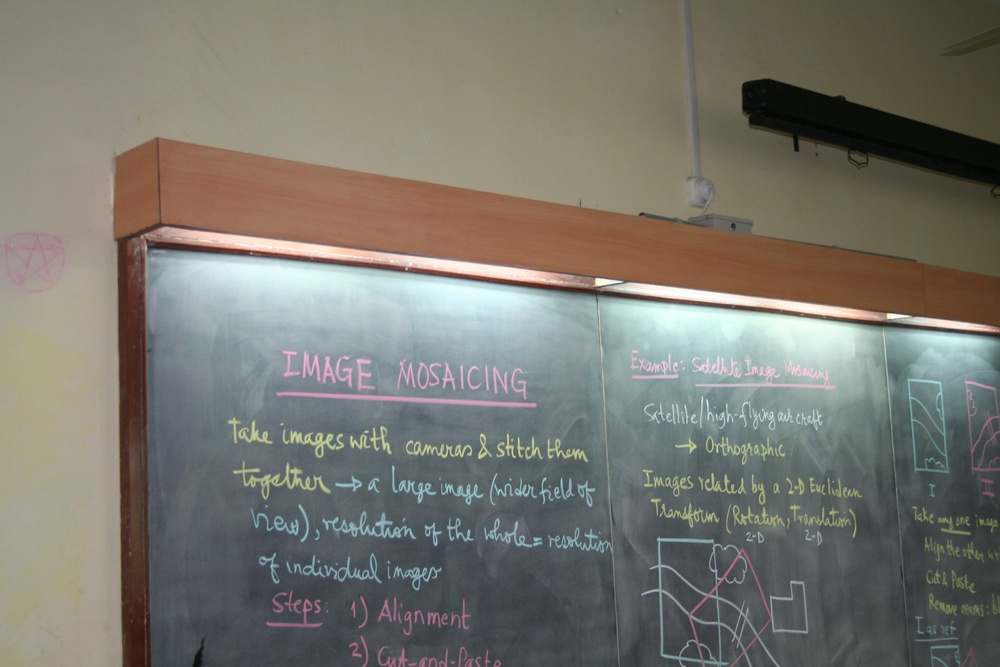
//> input picture image-mosaicing/data2/m0607_0.jpg, 1000 x 667 px, shrunk from 2496 x 1664 before the run
$ ./solution ../image-mosaicing/data2/m0607_0.jpg ../image-mosaicing/data2/m0607_1.jpg   (built with g++ and OpenCV 4)
//> lines starting //> are read from the running program, lines starting //| are printed output that depends on the picture; after the words box and inside, x2 and y2 are one past the last pixel; in counts of white or black regions, pixels touching at a corner belong together
### image-morphing/params.h
#define LENGTH 50
#define LINECOLOR Scalar(0,0,0)
#define DOTCOLOR Scalar(255,0,0)

### image-morphing/ass1.h
#include "opencv2/highgui/highgui.hpp"
#include "opencv2/imgproc/imgproc.hpp"
#include "opencv2/opencv.hpp"

using namespace cv;
using namespace std;
/* Usage function; read readme for elaborate instructions */
void usage(char* argv[] );

/* onMouse handler to handle the clicks and get the input */
void onMouse(int, int, int, int, void* ptr);

/* wrapper over subdiv's getTriangleList to filter out infinity points or points that are out of image
It changes triangleList to contain only relevant point */
void get_triangles_from_subdiv (Subdiv2D&, vector <Vec6f>&, Size);

/* draw delaunay subdivisions/triangles on image */
void draw_subdiv(Mat&, vector<Vec6f>, Scalar);

/* locates the vertex nearest to the point; minimum distance point */
int search_pt(vector <Point> &, Point &);

/* generates coordinate triangles from generic list (indices) of triangles */
void find_triangles(vector<Vec3i> & , vector<Point> & , vector<Vec6f>&);

/* get ordered vector of affine transforms vector<Mat> from triangles in T1 to that in T2*/
void get_affine_transforms(vector<Vec6f>& T1, vector <Vec6f>& T2,vector<Mat>& t);

/* returns true if p1,p2 lie on same side of line joining a and b*/
bool same_side(Point &p1,Point &p2,Point &a, Point &b);

/* returns true if point is inside the triangle */
bool point_in_triangle(Point &p, Vec6f &t);

/* returns the index of triangle that has the point p*/
static int triangle_point(Point &p, vector<Vec6f>& T );

/* interpolates the coordinates of T1 and T2 triangle to generate the intermediate triangles
Linear interpolation i.e. T1*(1-factor)+T2*factor*/
void interpolate_triangle(vector<Vec6f> &T1, vector<Vec6f> &T2, float factor, vector<Vec6f> &T);

/* Return the color (pixel correspondence from img to new image,
where the img and new image are related by affine transformations of point in triangle1 and triangle2 */
void get_color(Mat &img,vector<Vec6f> &triangle1, vector<Vec6f> &triangle2,Mat &blend);

/* When you have correspondence both from final and initial triangle, you need to generate image
by blending the colors which is done by this function, Linear interpolation color1(1-factor) + color2(factor)
new image is returned in img */
void generate_image(Mat &blend1, Mat &blend2,float factor,Mat &img);

### image-morphing/ass1.cpp
#include <iostream>
#include "opencv2/highgui/highgui.hpp"
#include "opencv2/imgproc/imgproc.hpp"
#include "opencv2/opencv.hpp"

using namespace std;
using namespace cv;

void usage(char* argv[]){
  cout << "usage "<<argv[0] <<" <image 1> <image 2>"<<std::endl;
}

// [5 lines left out: function onMouse, not called in this run]

void get_triangles_from_subdiv (Subdiv2D& subdiv, vector <Vec6f> &triangleList, Size sz){
  subdiv.getTriangleList(triangleList);
  int i=0,k;
  while(i<triangleList.size()){
    int flag=0;
    Vec6f t = triangleList[i];

    for(k=0;k<6;k+=2){
      if (t[k] >=sz.width|| t[k]<0){
        flag =1;
      }
    }

    for(k=1;k<6;k+=2){
      if (t[k] >=sz.height|| t[k]<0){
        flag =1;
      }
    }

    if (flag==1){
      triangleList.erase(triangleList.begin()+i);
    }else{
      i++;
    }

  }
}

void draw_subdiv( Mat& img, vector<Vec6f> triangleList, Scalar delaunay_color ){
  vector<Point> pt(3);
  for( size_t i = 0; i < triangleList.size(); i++ ){
    Vec6f t = triangleList[i];
    pt[0] = Point(cvRound(t[0]), cvRound(t[1]));
    pt[1] = Point(cvRound(t[2]), cvRound(t[3]));
    pt[2] = Point(cvRound(t[4]), cvRound(t[5]));
    line(img, pt[0], pt[1], delaunay_color, 1, CV_AA, 0);
    line(img, pt[1], pt[2], delaunay_color, 1, CV_AA, 0);
    line(img, pt[2], pt[0], delaunay_color, 1, CV_AA, 0);
  }
}

int search_pt(vector <Point> &vec, Point &p){
  int idx = 0 ;
  float min_dis = cv::norm(vec[0]- p );

  int i;
  for (i=1; i<vec.size();i++){
    float dis = norm (vec[i]-p);

    if (min_dis > dis ){
      min_dis = dis;
      idx = i;
    }
  }
  return idx;
}

void find_triangles(vector<Vec3i> & generic, vector<Point> &p , vector<Vec6f>&triangle){
  for (int i=0;i<generic.size();i++){
    Vec6f t;
    Vec3i T = generic[i];

    t[0] = p[T[0]].x; t[1] = p[T[0]].y;
    t[2] = p[T[1]].x; t[3] = p[T[1]].y;
    t[4] = p[T[2]].x; t[5] = p[T[2]].y;

    triangle.push_back(t);
  }
}

void get_affine_transforms(vector<Vec6f>& T1, vector <Vec6f>& T2,vector<Mat>& t){
  int i;
  for(i=0;i<T1.size();i++){
    vector <Point2f> pt1(3);
    vector <Point2f> pt2(3);
    Vec6f temp1, temp2;

    temp1 = T1[i]; temp2 = T2[i];

    for (int k=0; k<3;k++){
      pt1[k] = Point(temp1[2*k],temp1[2*k+1]);
      pt2[k] = Point(temp2[2*k],temp2[2*k+1]);
    }

    t.push_back(getAffineTransform(pt1,pt2));
  }
}

bool same_side(Point &p1,Point &p2,Point &a, Point &b){
    Point A = b-a;
    Point B = p1-a;
    Point C = p2-a;

    float cp1 = A.x*B.y - A.y*B.x;
    float cp2 = A.x*C.y - A.y*C.x;

    if ((cp1*cp2) >= 0)
      return true;
    else
      return false;
}

bool point_in_triangle(Point &p, Vec6f &t){
  Point a = Point(t[0],t[1]);
  Point b = Point(t[2],t[3]);
  Point c = Point(t[4],t[5]);

  if (same_side(p,a, b,c) && same_side(p,b, a,c) && same_side(p,c, a,b))
    return true;
  else
    return false;
}

int triangle_point(Point &p, vector<Vec6f>& T ){
  int i=0;
  for(i=0;i<T.size();i++){
    if (point_in_triangle(p,T[i]))
      return i;
  }
//should not come here
  cout <<"Problem in triangle_point, returning " <<i-1<<std::endl;
  return i-1;
}

void interpolate_triangle(vector<Vec6f> &T1, vector<Vec6f> &T2, float factor, vector<Vec6f> &T){
  for(int i=0; i<T1.size();i++){
    T.push_back(T1[i]*(1-factor)+T2[i]*factor);
  }
}

void get_color(Mat &img,vector<Vec6f> &triangle1, vector<Vec6f> &triangle2,Mat &blend){
  Size sz = img.size();
  vector<Mat> trans;
  get_affine_transforms(triangle2, triangle1, trans);
  blend.create(sz.height,sz.width,CV_8UC3);
  int i,j;
  for(i=0;i< sz.width;i++){
    for(j=0;j<sz.height;j++){
      Point p = Point(i,j);
      int idx = triangle_point(p,triangle2);
      Mat transform = trans[idx];
      int x = cvRound(transform.at<double>(0,0)*i+transform.at<double>(0,1)*j+transform.at<double>(0,2));
      int y = cvRound(transform.at<double>(1,0)*i+transform.at<double>(1,1)*j+transform.at<double>(1,2));
      if(x<0){x=0;}
      if(x>=sz.width){x=sz.width-1;}
      if(y<0){y=0;}
      if(y>=sz.height){y=sz.height-1;}
      blend.at<Vec3b>(j,i) = img.at<Vec3b>(y,x);
    }
  }
}

void generate_image(Mat &blend1, Mat &blend2,float factor,Mat &img){
  Size sz = blend1.size();
  img.create(sz.height, sz.width, CV_8UC3);
  int channels = blend1.channels();
  int nRows = blend1.rows;
  int nCols = blend1.cols * channels;
  int i,j;
  uchar *p1,*p2,*p;
  for(i=0;i<nRows;++i){
    p1 = blend1.ptr<uchar>(i);
    p2 = blend2.ptr<uchar>(i);
    p  = img.ptr<uchar>(i);
    for(j=0;j<nCols;++j){
      p[j] = (uchar)((float)p1[j]*(1-factor) + (float)p2[j]*factor);
    }
  }
}

### image-morphing/solution.cpp
#include "ass1.h"
#include "params.h"
#include "opencv2/highgui/highgui.hpp"
#include "opencv2/imgproc/imgproc.hpp"
#include "opencv2/opencv.hpp"

using namespace cv;
using namespace std;

int main(int argc, char* argv[]){

	const char* file_name1, *file_name2;
	if(argc != 3){
		usage( argv);
		exit(1);
	}

// read images
	file_name1 = argv[1];
	Mat a = imread(file_name1, CV_LOAD_IMAGE_COLOR);
//> a is the input picture: 667 rows x 1000 cols, CV_8UC3; mean B, G, R 111.2, 119.3, 121.5

	file_name2 = argv[2];
	Mat b = imread(file_name2, CV_LOAD_IMAGE_COLOR);
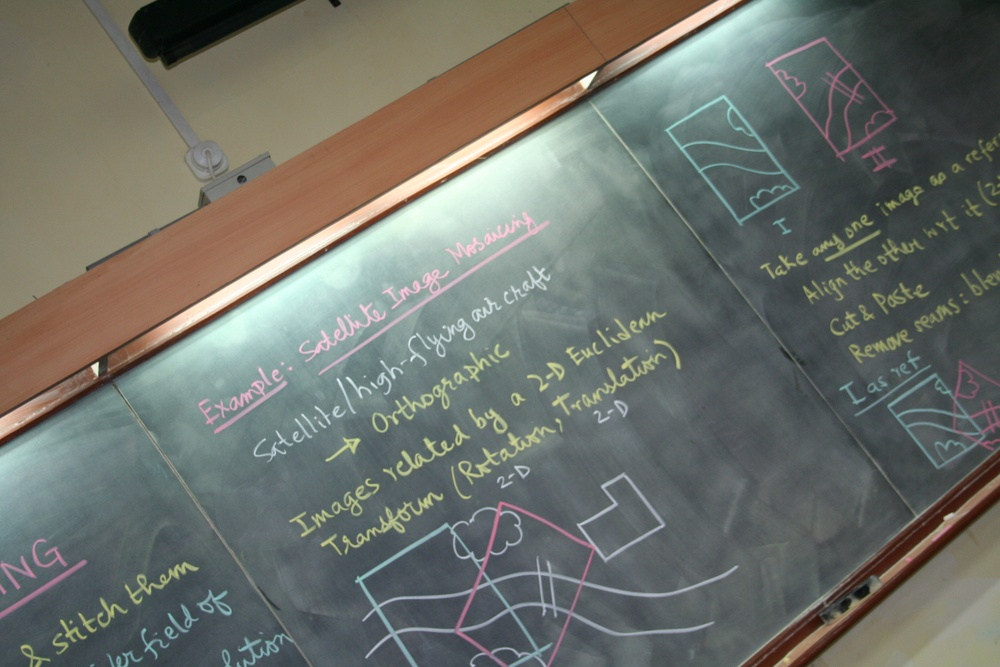
//> input picture image-mosaicing/data2/m0607_1.jpg, 1000 x 667 px, shrunk from 2496 x 1664 before the run
//> b is the input picture: 667 rows x 1000 cols, CV_8UC3; mean B, G, R 106.1, 113, 110.1

// clone them for the displays, as we will be dotting the selected pixels for triangulation.
	Mat a_clone = a.clone();
	Mat b_clone = b.clone();

	namedWindow("image 1", WINDOW_NORMAL );
	cout << a.size()<<std::endl;
//| [1000 x 667]
	imshow("image 1",a);

	namedWindow("image 2", WINDOW_NORMAL );
	cout << b.size()<<std::endl;
//| [1000 x 667]
	imshow("image 2",b);

// get mouse input and store in point_1 and point_2 vectors
// Pressing any key will proceed you to selecting point on next image
// If you press esc after selecting the point on second image, it will exit and
// start the transformation
  int key;
  vector <Point> point_1, point_2;
  Point p;

  do{
    setMouseCallback("image 1", onMouse, &p);
    waitKey(0);
    cout << "in image 1 at " <<p << std::endl;
    point_1.push_back(p);
    circle(a_clone, p, 2, DOTCOLOR,-1,0);
//> a_clone: 667 rows x 1000 cols, CV_8UC3; 6 pixels changed, all inside (x1, y1, x2, y2) = (0, 0, 3, 3)
    imshow ("image 1", a_clone);

    setMouseCallback("image 2",onMouse,&p);
    waitKey(0);
    cout <<"in image 2 at "<< p <<std::endl;
//| in image 2 at [0, 0]
    point_2.push_back(p);
//> point_2 = 1 Point (x, y): [0, 0]
    circle(b_clone, p, 2, DOTCOLOR,-1,0);
//> b_clone: 667 rows x 1000 cols, CV_8UC3; 6 pixels changed, all inside (x1, y1, x2, y2) = (0, 0, 3, 3)
    imshow ("image 2", b_clone);

    key = waitKey(0);
//> the Esc key is pressed
  }while(key!=27);

// push the four corner points, they are needed anyways
  Size sz= a.size();
//> sz = Size(1000, 667)
  point_1.push_back(Point(0,0));
  point_1.push_back(Point(sz.width-1,0));
  point_1.push_back(Point(0,sz.height-1));
  point_1.push_back(Point(sz.width-1,sz.height-1));

// should the size be same?, NO
  sz= b.size();
  point_2.push_back(Point(0,0));
//> point_2 = 2 Points (x, y): [0, 0], [0, 0]
  point_2.push_back(Point(sz.width-1,0));
//> point_2 = 3 Points (x, y): [0, 0], [0, 0], [999, 0]
  point_2.push_back(Point(0,sz.height-1));
//> point_2 = 4 Points (x, y): [0, 0], [0, 0], [999, 0], [0, 666]
  point_2.push_back(Point(sz.width-1,sz.height-1));
//> point_2 = 5 Points (x, y): [0, 0], [0, 0], [999, 0], [0, 666], [999, 666]

// delunay triangulation; This is how it is done
  Rect rect(0,0,a.size().width, a.size().height);
//> rect = Rect(0, 0, 1000, 667)
  Subdiv2D subdiv(rect);
  int i;
  for (i=0;i<point_1.size();i++)
    subdiv.insert(point_1[i]);

// get the delunay triangles; and draw on the image 1
  vector <Vec6f> triangleList;
  get_triangles_from_subdiv(subdiv, triangleList, a.size());
  draw_subdiv(a_clone,triangleList, LINECOLOR);
//> after the loop in draw_subdiv, `for( size_t i = 0; i < triangleList.size(); i++ )`:
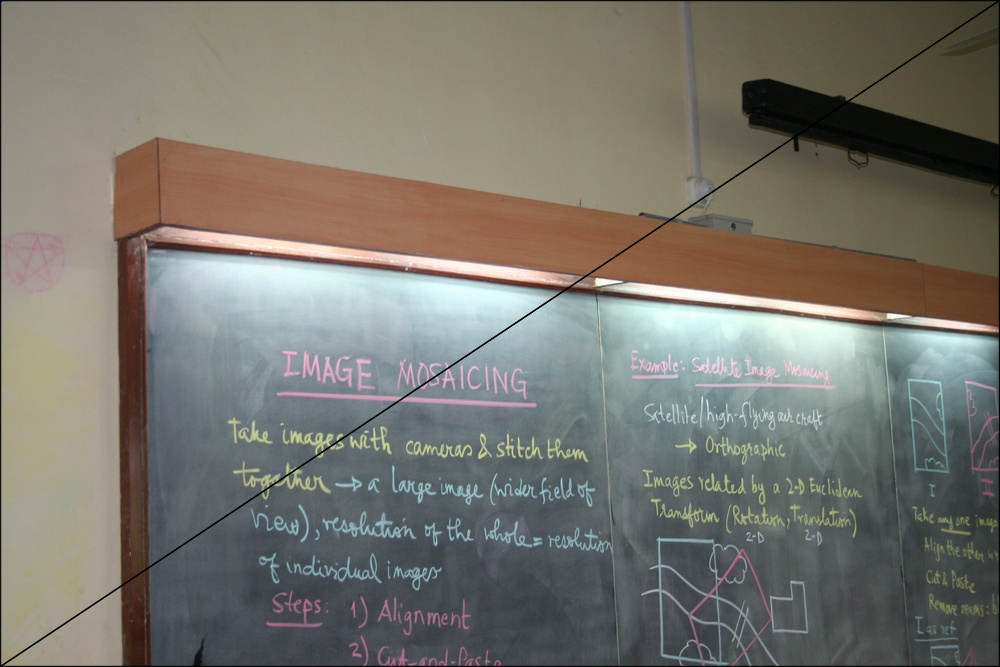
//> img: 667 rows x 1000 cols, CV_8UC3; mean B, G, R 110.4, 118.4, 120.6
  imshow ("image 1", a_clone);

// generate generic triangles, it has indices rather than the co-ordinates
// so that we can generate corresponding triangles on other image
  vector <Vec3i> genericTriangleList;
  vector <Point> pt(3);
  for (i=0;i<triangleList.size();i++){
    Vec6f t = triangleList[i];
    pt[0] = Point(cvRound(t[0]),cvRound(t[1]));
    pt[1] = Point(cvRound(t[2]),cvRound(t[3]));
    pt[2] = Point(cvRound(t[4]),cvRound(t[5]));
    Vec3i temp;
    temp[0] = search_pt(point_1, pt[0]);
    temp[1] = search_pt(point_1, pt[1]);
    temp[2] = search_pt(point_1, pt[2]);
    genericTriangleList.push_back( temp);
  }


// draw triangle on final image
  vector <Vec6f> newTriangleList;
  find_triangles(genericTriangleList,point_2,newTriangleList);
//> newTriangleList = 2 items: [0, 666, 0, 0, 999, 0], [999, 666, 0, 666, 999, 0]
  draw_subdiv(b_clone, newTriangleList, LINECOLOR);
//> call 2 of draw_subdiv, with delaunay_color = Scalar(0)
//> the loop in draw_subdiv (call 2), `for( size_t i = 0; i < triangleList.size(); i++ )` made 2 passes
//> after the loop in draw_subdiv (call 2), `for( size_t i = 0; i < triangleList.size(); i++ )`:
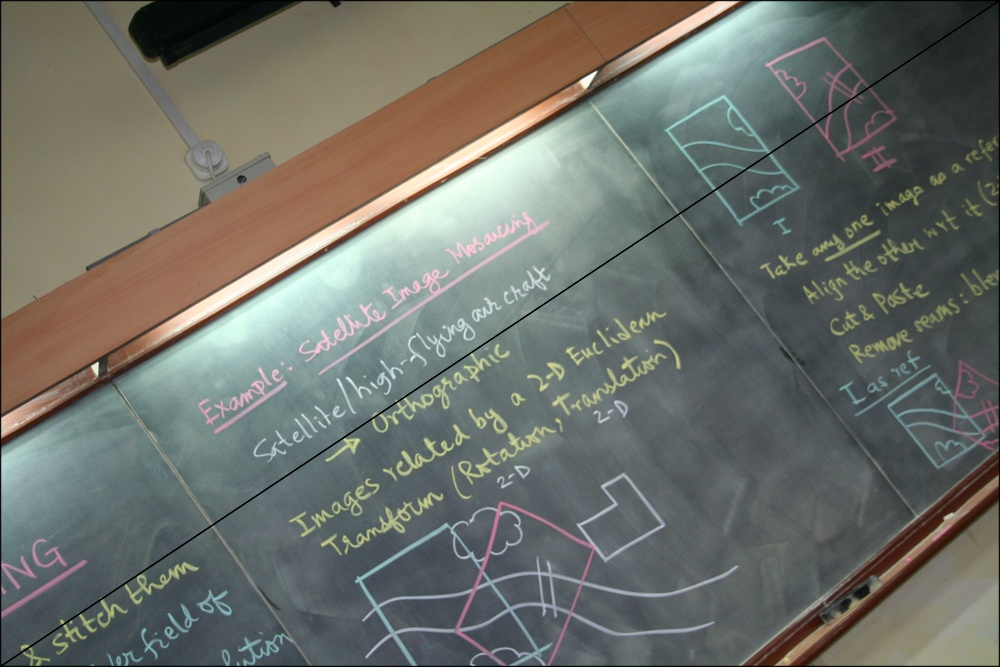
//> img: 667 rows x 1000 cols, CV_8UC3; mean B, G, R 105.4, 112.2, 109.3
  imshow("image 2", b_clone);
	cout <<endl;
// done with all the drawings etc. We now start the real work.
// First get the triangle on initial and final images using genericTriangles.
// This is a redundant step as we already have them in some other variables
	vector <Vec6f> triangles1;
  vector <Vec6f> triangles2;
  find_triangles(genericTriangleList, point_1, triangles1);
//> triangles1 has the same summary as newTriangleList
  find_triangles(genericTriangleList, point_2, triangles2);
//> triangles2 has the same summary as newTriangleList

// declare the storage elements to store the pixel correspondences
  Mat blend_1(sz.height, sz.width, CV_8UC3);
  Mat blend_2(sz.height, sz.width, CV_8UC3);
  Mat image  (sz.height, sz.width, CV_8UC3);
	string name;
	namedWindow("Morph", WINDOW_NORMAL );
	namedWindow("blend1", WINDOW_NORMAL );
	namedWindow("blend2", WINDOW_NORMAL );
	for(i=1;i<LENGTH;i++){
		vector <Vec6f> triangles;
// Get the interpolated triangle
		interpolate_triangle(triangles1, triangles2,(float)i/LENGTH,triangles);
// Get the pixel correspondence to the interpolated triangle
    get_color(a,triangles1, triangles, blend_1);
    get_color(b,triangles2, triangles, blend_2);
// Generate image from the two pixel correspondences and show the blends
		imshow("blend2", blend_2);
		imshow("blend1", blend_1);
    generate_image(blend_1,blend_2,(float)i/LENGTH,image);
		imshow("Morph", image);
		waitKey(300);
// Save image
		ostringstream convert;
    convert << i;
    name = convert.str()+"_save.jpg";
    imwrite(name,image);
//	cout <<i<<endl;
	 }
	imwrite("0_save.jpg",a);
	ostringstream convert;
	convert <<LENGTH;
	name = convert.str()+"_save.jpg";
	imwrite(name,b);
	cout <<"Morph Generated"<<std::endl;
// save the initial and final images by the name save_0 and save_LENGTH

// display the morph
	key = waitKey(0);
//> the space key is pressed
	while(key!=27){
		for (i=0;i<=LENGTH;i++){
			ostringstream convert;
			convert << i;
			name = convert.str()+"_save.jpg";
			Mat im = imread(name, CV_LOAD_IMAGE_COLOR);
			imshow("Morph",im);
			waitKey(150);
		}
		key =waitKey(0);
//> the Esc key is pressed
	}

	return 1 ;
}
